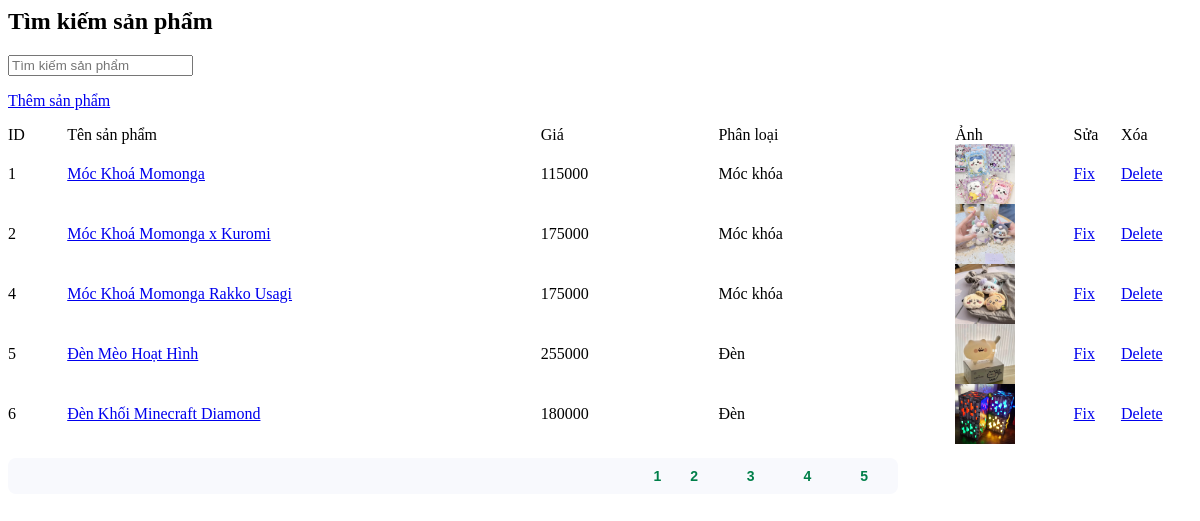
/admin/product/searchProduct.php, run on the app's committed database.
### tables this page shows
CREATE TABLE `product` (
  `productId` int NOT NULL AUTO_INCREMENT,
  `productLineId` int NOT NULL,
  `productName` varchar(255) NOT NULL,
  `productImage` varchar(255) NOT NULL,
  `productPrice` int NOT NULL,
  `guarantee` varchar(255) NOT NULL,
  `accessory` varchar(255) NOT NULL,
  `promotion` int NOT NULL,
  `inStock` int NOT NULL,
  `special` int NOT NULL,
  `detail` longtext NOT NULL,
  PRIMARY KEY (`productId`),
  KEY `fk_product_productline1_idx` (`productLineId`),
  CONSTRAINT `fk_product_productline1` FOREIGN KEY (`productLineId`) REFERENCES `productline` (`productLineId`)
);

CREATE TABLE `productline` (
  `productLineId` int NOT NULL AUTO_INCREMENT,
  `productLineName` varchar(255) NOT NULL,
  PRIMARY KEY (`productLineId`)
);

### admin/product/searchProduct.php (the view, shortened to what this page needs)
<?php
    $dbHost = 'localhost';
	$dbUsername = 'TFT';
	$dbPassword = 'Fongngu123';
	$dbName = 'web_csdl';
	$conn = mysqli_connect($dbHost,
						$dbUsername,
						$dbPassword,
						$dbName);
    if(isset($_GET['stext'])){
        $stext = $_GET['stext'];
    }else{
        $stext = '';
    }
    $newStext = str_replace(' ', '%', $stext);
    $rowPerPage = 5;
    if(isset($_GET['page'])){
        $page = $_GET['page'];
    }else{
        $page = 1;
    }
    $perRow = $page * $rowPerPage - $rowPerPage;
    $sql = "SELECT * FROM product INNER JOIN productLine ON product.productLineId = productLine.productLineId WHERE product.productName LIKE '%$newStext%' LIMIT $perRow, $rowPerPage";
    $result1 = $conn->query($sql);
?>
<link rel="stylesheet" type="text/css" href="css/product.css" />
<h2>Tìm kiếm sản phẩm</h2>
<div id="main">
    <div id="search-bar">
            <form method="get" name="sform" action="mainAdmin.php">
                <input type="text" name="stext" placeholder="Tìm kiếm sản phẩm">
            </form>
    </div>
	<p id="add-prd">
        <a href="mainAdmin.php?page_layout=addProduct">
            <span>Thêm sản phẩm</span>
        </a>
    </p>
	<table id="prds" cellpadding="0" cellspacing="0" width="100%">
    	<tr id="prd-bar">
        	<td width="5%">ID</td>
            <td width="40%">Tên sản phẩm</td>
            <td width="15%">Giá</td>
            <td width="20%">Phân loại</td>
            <td width="10%">Ảnh</td>
            <td width="4%">Sửa</td>
            <td width="6%">Xóa</td>
        </tr>
        <?php
            if($result1->num_rows > 0){
                while($row = $result1->fetch_assoc()){
        ?>
        <tr>
                <td>
                    <span><?php echo $row['productId'];?></span>
                </td>
                <td class="l5">
                    <a href="mainAdmin.php?page_layout=fixProduct&productId=<?php echo $row['productId'];?>">
                        <?php echo $row['productName'];?>
                    </a>
                </td>
                <td class="l5">
                    <span class="price"><?php echo $row['productPrice'];?></span>
                </td>
                <td class="l5">
                    <?php echo $row['productLineName']?>
                </td>
                <td>
                    <span class="thumb">
                        <img width="60" src="image/<?php echo $row['productImage'];?>"/>
                    </span>
                </td>
                <td>
                    <a href="mainAdmin.php?page_layout=fixProduct&productId=<?php echo $row['productId'];?>">
                        <span>Fix</span>
                    </a>
                </td>
                <td>
                    <a href="deleteProduct.php?productId=<?php echo $row['productId'];?>">
                        <span>Delete</span>
                    </a>
                </td>
        </tr>
        <?php
                }
            } else {
                echo '<tr><td colspan="7">Không tìm thấy kết quả nào!</td></tr>';
            }
        ?>
    </table>
    <?php
        $query = "SELECT * FROM product WHERE product.productName LIKE '%$newStext%'";
        $result2 = $conn->query($query);
        $totalRows = mysqli_num_rows($result2);
        $totalPage = ceil($totalRows/$rowPerPage);
        $listPage = '';
        for($i=1; $i<=$totalPage; $i++){
                if($i==$page){
                    $listPage .= " <span>".$i."</span> ";
                }else{
                    $listPage .= ' <a href="'.$_SERVER['PHP_SELF'].'?page_layout=searchProduct&stext=' . urlencode($stext) . '&page='.$i.'">'.$i.'</a> ';
                }
        }
    ?>
    <p id="pagination"><?php echo $listPage;?></p>
</div>

### css/product.css (style rules this page uses)
#pagination { width: 870px; height: auto; font-family: Verdana, Geneva, sans-serif; font-size: 14px; font-weight: bold; word-spacing: 5px; text-align: right; margin-right: 20px; margin-bottom: 20px; padding: 10px; background: #f8f9fd; border-radius: 8px; }
#pagination span { color: #007f49; }
#pagination a { text-decoration: none; color: #007f49; padding: 8px 15px; margin: 0 5px; border-radius: 5px; transition: 0.3s ease, color 0.3s ease; }

### data on the page
product: productId "1", productName "Móc Khoá Momonga", productPrice "115000", productLineId.productLineName "Móc khóa", productImage (picture)
product: productId "2", productName "Móc Khoá Momonga x Kuromi", productPrice "175000", productLineId.productLineName "Móc khóa", productImage (picture)
product: productId "4", productName "Móc Khoá Momonga Rakko Usagi", productPrice "175000", productLineId.productLineName "Móc khóa", productImage (picture)
product: productId "5", productName "Đèn Mèo Hoạt Hình", productPrice "255000", productLineId.productLineName "Đèn", productImage (picture)
product: productId "6", productName "Đèn Khối Minecraft Diamond", productPrice "180000", productLineId.productLineName "Đèn", productImage (picture)
